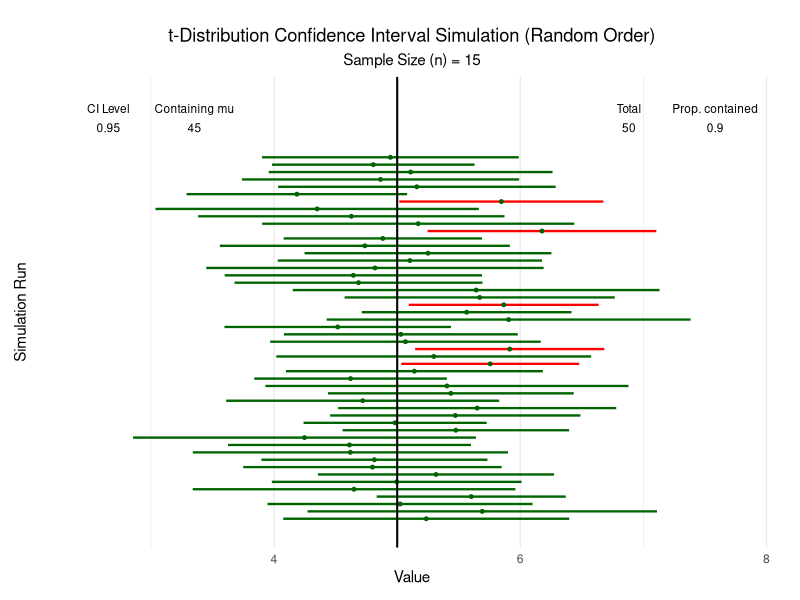

Generate this figure with R:
library(tidyverse)
# --- Confidence Level Simulation using t-critical values ---
simulate_ci_t <- function(num_simulations, sample_size,
                          pop_mean, pop_sd, ci_level = 0.95) {
  alpha <- 1 - ci_level
  df <- sample_size - 1 # Degrees of freedom
  t_critical <- qt(1 - alpha / 2, df = df)
  results <- tibble(
    simulation_id = 1:num_simulations,
    sample_mean = NA_real_,
    sample_sd = NA_real_,
    margin_error = NA_real_,
    lower_bound = NA_real_,
    upper_bound = NA_real_,
    contains_pop_mean = NA
  )
  for (i in 1:num_simulations) {
    sample_data <- rnorm(sample_size, mean = pop_mean, sd = pop_sd)
    sample_mean <- mean(sample_data)
    sample_sd <- sd(sample_data)
    6
    # Margin of Error = t_critical * (sample_sd / sqrt(n))
    margin_error <- t_critical * (sample_sd / sqrt(sample_size))
    lower_bound <- sample_mean - margin_error
    upper_bound <- sample_mean + margin_error
    results$sample_mean[i] <- sample_mean
    results$sample_sd[i] <- sample_sd
    results$margin_error[i] <- margin_error
    results$lower_bound[i] <- lower_bound
    results$upper_bound[i] <- upper_bound
    results$contains_pop_mean[i] <- (pop_mean >= lower_bound & pop_mean <= upper_bound)
  }
  prop_contained_actual <- mean(results$contains_pop_mean)
  list(
    simulation_results = results,
    prop_contained = prop_contained_actual,
    ci_level_target = ci_level,
    pop_mean = pop_mean,
    sample_size = sample_size
  )
}
# Run the simulation
set.seed(456)
sim_output_t <- simulate_ci_t(num_simulations = 50, sample_size = 15,
                              pop_mean = 5, pop_sd = 2, ci_level = 0.95)
sim_df_t <- sim_output_t$simulation_results %>%
  # Use the original simulation_id for the y-axis, which is 1, 2, 3...
  # This makes the order arbitrary (random) based on when it was simulated.
  mutate(simulation_id_ordered = simulation_id)
# --- ggplot2 Code for Visualization ---
ggplot(sim_df_t, aes(y = simulation_id_ordered)) +
  # Confidence intervals (lines)
  geom_segment(aes(x = lower_bound, xend = upper_bound,
                   color = contains_pop_mean),
               linewidth = 0.8) +
  # Sample means (points)
  geom_point(aes(x = sample_mean), color = "darkgreen", size = 1) +
  # Vertical line for population mean
  geom_vline(xintercept = sim_output_t$pop_mean, linetype = "solid",
             color = "black", linewidth = 0.7) +
  # Colors for intervals
  scale_color_manual(values = c("FALSE" = "red", "TRUE" = "darkgreen")) +
  # --- Header Annotations (Adjusted based on the new data frame name) ---
  # CI Level
  annotate("text", x = min(sim_df_t$lower_bound) - 0.2,
           y = max(sim_df_t$simulation_id_ordered) + 6,
           label = "CI Level", vjust = 0, size = 3) +
  annotate("text", x = min(sim_df_t$lower_bound) - 0.2,
           y = max(sim_df_t$simulation_id_ordered) + 4,
           label = paste0(sim_output_t$ci_level_target), hjust = 0.5, size = 3) +
  # Containing mu
  annotate("text", x = min(sim_df_t$lower_bound) + 0.5,
           y = max(sim_df_t$simulation_id_ordered) + 6,
           label = "Containing mu", vjust = 0, size = 3) +
  annotate("text", x = min(sim_df_t$lower_bound) + 0.5,
           y = max(sim_df_t$simulation_id_ordered) + 4,
           label = sum(sim_df_t$contains_pop_mean), hjust = 0.5, size = 3) +
  # Total
  annotate("text", x = max(sim_df_t$upper_bound) - 0.5,
           y = max(sim_df_t$simulation_id_ordered) + 6,
           label = "Total", vjust = 0, size = 3) +
  annotate("text", x = max(sim_df_t$upper_bound) - 0.5,
           y = max(sim_df_t$simulation_id_ordered) + 4,
           label = nrow(sim_df_t), hjust = 0.5, size = 3) +
  # Prop. contained
  annotate("text", x = max(sim_df_t$upper_bound) + 0.2,
           y = max(sim_df_t$simulation_id_ordered) + 6,
           label = "Prop. contained", vjust = 0, size = 3) +
  annotate("text", x = max(sim_df_t$upper_bound) + 0.2,
           y = max(sim_df_t$simulation_id_ordered) + 4,
           label = round(sim_output_t$prop_contained, 3), hjust = 0.5, size = 3) +
  # Theme adjustments
  theme_minimal() +
  labs(title = "t-Distribution Confidence Interval Simulation (Random Order)",
       subtitle = paste0("Sample Size (n) = ", sim_output_t$sample_size),
       x = "Value",
       y = "Simulation Run") +
  theme(
    legend.position = "none",
    panel.grid.major.y = element_blank(),
    panel.grid.minor.y = element_blank(),
    axis.text.y = element_blank(),
    axis.ticks.y = element_blank(),
    plot.title = element_text(hjust = 0.5),
    plot.subtitle = element_text(hjust = 0.5),
    plot.margin = margin(t = 20, r = 10, b = 10, l = 10)
  ) +
  coord_cartesian(xlim = c(min(sim_df_t$lower_bound, sim_df_t$upper_bound,
                               sim_output_t$pop_mean) - 0.5,
                           max(sim_df_t$lower_bound, sim_df_t$upper_bound,
                               sim_output_t$pop_mean) + 0.5),
                  ylim = c(0, max(sim_df_t$simulation_id_ordered) + 8),
                  clip = "off")
